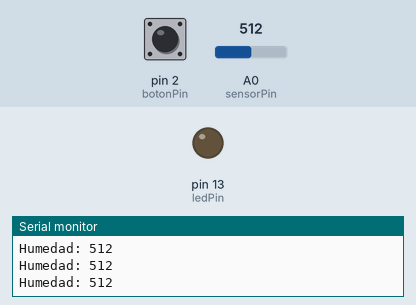
Simulated run of this sketch. Board: Arduino Uno, built with avr-gcc and run on an emulated ATmega328P. Parts: output pins drawn as LEDs (lit = HIGH), the last lines printed to the serial monitor. The test bench sets the inputs (shaded band); at power-on: A0 (sensorPin) = 512, pin 2 (botonPin) HIGH.

Above: at 1.2 s.
1.3 s: A0 (sensorPin) set to 489
At 2.6 s:
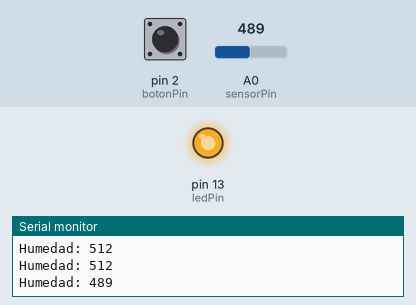
Timing chart, 0 to 4.3 s (numbered marks = the images above; inputs shaded):
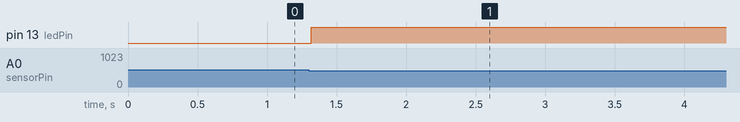

The sketch:

SistemaRiego.ino
```cpp
const int botonPin = 2;
const int sensorPin = A0;
const int ledPin = 13;
const int umbralHumedad = 500;

unsigned long tiempoAnteriorRiego = 0;
const unsigned long intervaloRiego = 5000; // 5 segundos en milisegundos
const unsigned long duracionRiego = 2000; // 2 segundos en milisegundos

void setup() {
  pinMode(botonPin, INPUT_PULLUP);
  pinMode(ledPin, OUTPUT);
  Serial.begin(9600);
}

void loop() {
  int valorSensor = analogRead(sensorPin);
  Serial.print("Humedad: ");
  Serial.println(valorSensor);

  unsigned long tiempoActual = millis();

  if (digitalRead(botonPin) == LOW || valorSensor < umbralHumedad) {
    // Encendido manual o por sensor
    digitalWrite(ledPin, HIGH);
    delay(duracionRiego);
    digitalWrite(ledPin, LOW);
  } else {
    // Riego automático
    if (tiempoActual - tiempoAnteriorRiego >= intervaloRiego) {
      digitalWrite(ledPin, HIGH);
      delay(duracionRiego);
      digitalWrite(ledPin, LOW);
      tiempoAnteriorRiego = tiempoActual;
    }
  }
}
```

Measured:
- the behaviour switches between 500 and 499 on A0 (sensorPin) (found by bisection; images 0 and 1)
